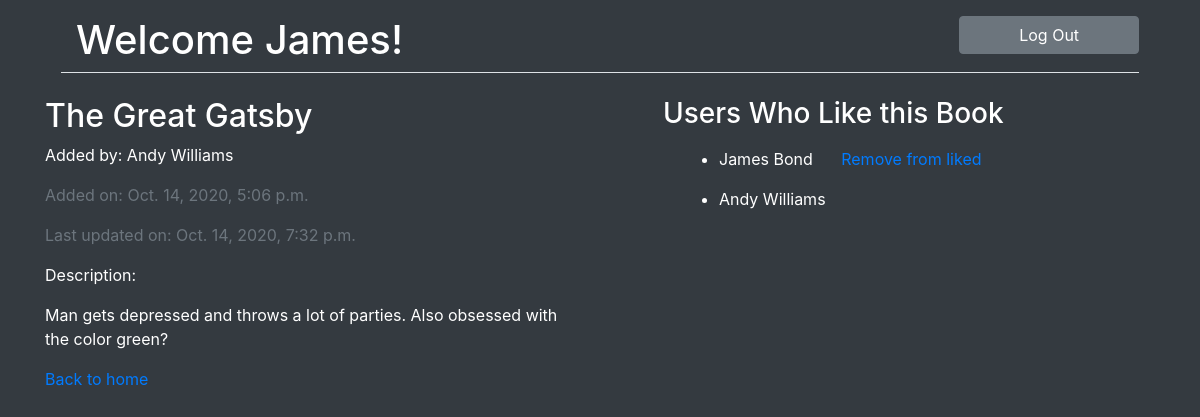
Screenshot of /books/3 (signed in) with the database file from the repository.
### books_app/models.py (models this page shows)
class User(models.Model):
    first_name = models.CharField(max_length = 45)
    last_name = models.CharField(max_length = 45)
    email = models.CharField(max_length = 45)
    password = models.CharField(max_length = 255)
    created_at = models.DateTimeField(auto_now_add = True)
    updated_at = models.DateTimeField(auto_now = True)
    objects = UserManager()

class Book(models.Model):
    title = models.CharField(max_length = 255)
    desc = models.TextField()
    created_at = models.DateTimeField(auto_now_add = True)
    updated_at = models.DateTimeField(auto_now = True)
    uploaded_by = models.ForeignKey(User,related_name = 'books_uploaded',on_delete = models.CASCADE)
    liked_by = models.ManyToManyField(User, related_name = 'books_liked')
    objects = BookManager()

### books_app/views.py (the view)
# urls.py: path('books/<int:book_id>',views.book_info),
def book_info(request,book_id):
    context = {
        'book': Book.objects.get(id = book_id),
        'user' : User.objects.get(id = int(request.session['userid']))
    }
    return render(request,'book_info.html',context)

### books_app/templates/book_info.html (shortened to what this page needs)
<!DOCTYPE html>
<html lang="en">
<head>
    <link rel="stylesheet" href="https://cdn.jsdelivr.net/npm/bootstrap@4.5.3/dist/css/bootstrap.min.css"
>
</head>
<body class='bg-dark text-white'>
    <div class='container '>
        <div class='row border-bottom m-3'>
            <h1 class='col-10'> Welcome {{user.first_name}}!</h1>
            <a href='/logout' class='col h-50 btn btn-secondary'>Log Out</a>
        </div>
        <div class='row mt-4'>
            <div class='col-6'>
                {% if user.id == book.uploaded_by.id %}
                {% if messages %}
                {% for message in messages %}
                <p class = 'alert alert-danger'>{{message}}</p>
                {% endfor %}
                {% endif %}
                <form action='/update' method='POST'>
                    {% csrf_token %}
                    <input type='hidden' name='book_id' value={{book.id}}>
                    <input type='text' name='title' value='{{book.title}}' class='form-control m-3'>
                    {% else %}
                    <h2>{{book.title}}</h2>
                    {% endif %}
                    <p> Added by: {{book.uploaded_by.first_name}} {{book.uploaded_by.last_name}}</p>
                    <p class='text-secondary'>Added on: {{book.created_at}}</p>
                    <p class='text-secondary'>Last updated on: {{book.updated_at}}</p>
                    <p>Description: </p>
                    {% if user.id == book.uploaded_by.id %}
                    <textarea name='desc' class='form-control m-3'>{{book.desc}}</textarea>
                    <input type=submit class='btn btn-primary m-2' value='Update'>
                    <a href='/delete/{{book.id}}' class = 'btn btn-danger m-2'>Delete</a>
                    {% else %}
                    <p>{{book.desc}}</p>
                {% endif %}
            </div>
            <div class = ' col ml-5'>
                <h3>Users Who Like this Book</h3>
                <ul>
                    {% for book_user in book.liked_by.all %}
                    <li class = 'm-3'>{{book_user.first_name}} {{book_user.last_name}}
                        {% if user.id == book_user.id %}
                        <a href='/books/{{book.id}}/dislike' class='ml-4'>Remove from liked</a></li>
                    {% endif %}
                    {% endfor %}
                </ul>
            </div>
        </div>
        <a href='/home'>Back to home</a>
    </div>
</body>
</html>

### rows the page displays
User: first_name "James", last_name "Bond"
Book: title "The Great Gatsby", uploaded_by.first_name "Andy", uploaded_by.last_name "Williams", created_at "Oct. 14, 2020, 5:06 p.m.", updated_at "Oct. 14, 2020, 7:32 p.m.", desc "Man gets depressed and throws a lot of parties. Also obsessed with the color green?"
User: first_name "Andy", last_name "Williams"
